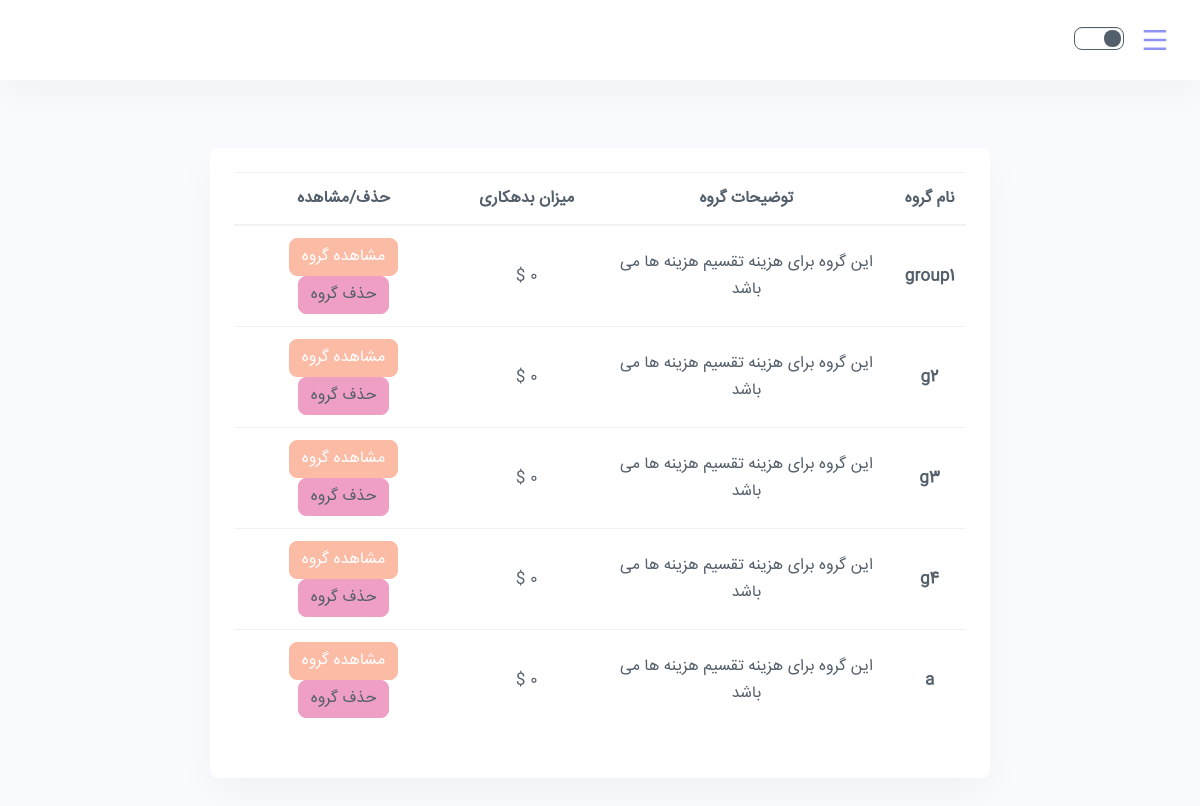
Before: /groups-list/ (signed in) with the older database file.
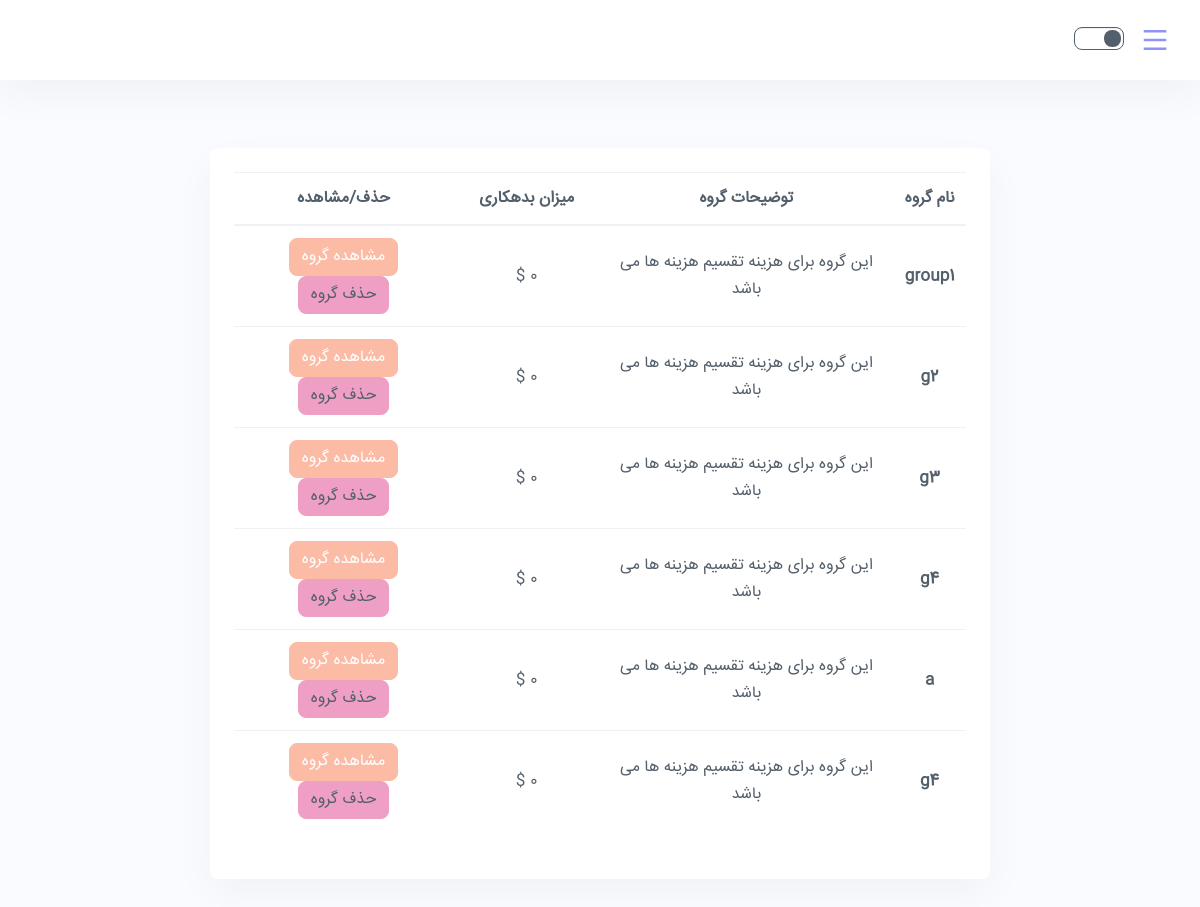
After: the same page with the newer database file.
### DongLand/models.py (models this page shows)
class Bunch(models.Model):
    users = models.ManyToManyField(User, null=False, blank=False, related_name="%(class)s_members")
    name = models.CharField(max_length=150, unique=False, blank=False, null=False)
    creator = models.ForeignKey(User, on_delete=models.CASCADE, null=False, blank=False,
                                related_name='%(class)s_creator')
    token_str = models.CharField(max_length=10, default=''.join(random.choice(string.ascii_uppercase + string.digits) for _ in range(10)))
    def __str__(self):
        return self.name

### DongLand/views.py (the view)
# urls.py: path('groups-list/', views.groups_list, name="groups_list"),
def groups_list(request):
    current_user = request.user
    user_groups = Bunch.objects.filter(users=current_user)
    list_of_groups = list(user_groups)
    groups = []
    for group in list_of_groups:
        groups.append(group.name)
    print(list_of_groups)
    context = {"groups": list_of_groups}
    return render(request, "list_of_groups.html", context)

### templates/list_of_groups.html (shortened to what this page needs)
{% extends "user_base.html" %}
{% load static %}
{% block content %}
    {% if groups|length == 0 %}
        <p>در حال حاضر عضو هیچ گروهی نیستید.</p>
    {% else %}
        <div class="container py-5 h-100">
            <div class="row d-flex justify-content-center align-items-center h-100">
                <div class="card rounded-3">
                    <div class="card-body p-4">
                        <table class="table mb-4">
                            <thead>
                            <tr>
                                <th scope="col" class="text-center" style="width: 10%">نام گروه</th>
                                <th scope="col" class="text-center" style="width: 40%">توضیحات گروه</th>
                                <th scope="col" class="text-center" style="width: 20%">میزان بدهکاری</th>
                                <th scope="col" class="text-center" style="width: 30%">حذف/مشاهده</th>
                            </tr>
                            </thead>
                            <tbody>
                            {% for item in groups %}
                                <tr>
                                    <th scope="row" class="text-center">{{ item.name }}</th>
                                    <td class="text-center">این گروه برای هزینه تقسیم هزینه ها می باشد</td>
                                    <td class="text-center">0 $</td>
                                    <td class="text-center">
                                        <a class="btn btn-info ms-1 text-center" href="{% url 'group_details' item.token_str %}">مشاهده گروه</a>
                                        <a class="btn btn-danger text-center">حذف گروه</a>
                                    </td>
                                </tr>
                            {% endfor %}
                            </tbody>
                        </table>
                    </div>
                </div>
            </div>
        </div>
    {% endif %}
{% endblock %}

### templates/user_base.html (shortened to what this page needs)
{% load static %}
<!doctype html>
<html lang="en">
<head>
    <link rel="stylesheet" href="{% static "css/backend.min.css" %}">
    <link rel="stylesheet" href="{% static "vendor/%40fortawesome/fontawesome-free/css/all.min.css" %}">
    <link rel="stylesheet" href="{% static "vendor/line-awesome/dist/line-awesome/css/line-awesome.min.css" %}">
    <link rel="stylesheet" href="{% static "vendor/remixicon/fonts/remixicon.css" %}">
    <link rel="stylesheet"
          href="{% static "vendor/doc-viewer/include/verySimpleImageViewer/css/jquery.verySimpleImageViewer.css" %}">
</head>
<body class=" color-light ">
<div class="wrapper">
    <div class="iq-top-navbar fixed d-flex align-items-center">
        <div class="iq-navbar-custom">
            <nav class="navbar navbar-expand-lg navbar-light p-0">
                <div class="iq-navbar-logo d-flex align-items-center justify-content-between">
                    <i class="ri-menu-line wrapper-menu"></i>
                </div>
                <div class="d-flex align-items-center">
                    <div class="change-mode">
                        <div class="custom-control custom-switch custom-switch-icon custom-control-inline">
                            <div class="custom-switch-inner">
                                <label class="custom-control-label" for="dark-mode" data-mode="toggle">
                                </label>
                            </div>
                        </div>
                    </div>
                </div>
            </nav>
        </div>
    </div>
    <div class="content-page">
        <div class="container-fluid">
            <div class="row">
                <div class="col-lg-12">
                    {% block content %}
                    {% endblock %}
                </div>
            </div>
        </div>
    </div>
</div>
</body>
</html>

Changed rows visible on the page:
added Bunch: name "g4"
